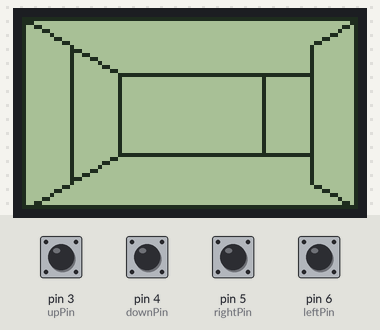
Recording of a sketch running on a simulated Arduino Uno, built with avr-gcc and run on an emulated ATmega328P. On the bench: 84×48 one-colour display. The test bench sets the inputs (shaded band); at power-on: pin 3 (upPin), pin 4 (downPin), pin 5 (rightPin), pin 6 (leftPin) HIGH. What the sketch prints to the serial monitor is not drawn.

Above: at 1.2 s.
1.3 s: pin 3 (upPin) pulled LOW for 0.15 s
At 2.7 s:
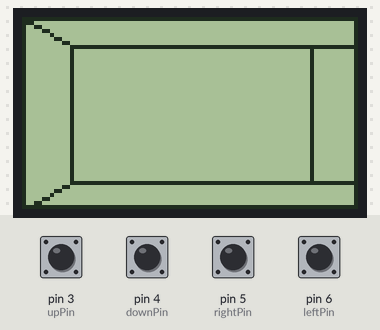
3.0 s: pin 5 (rightPin) pulled LOW for 1 s
At 5.3 s:
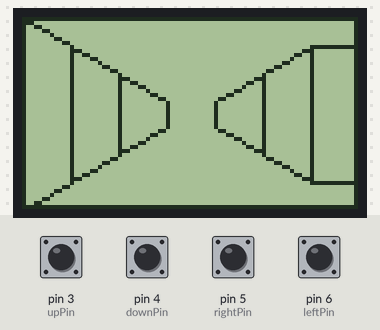
5.6 s: pin 4 (downPin) pulled LOW for 0.15 s
At 7.0 s:
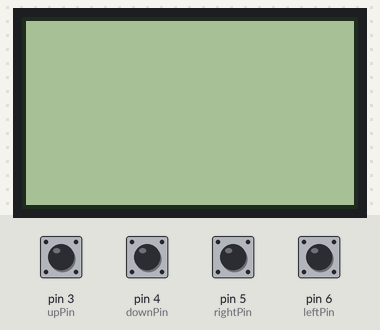
7.3 s: pin 3 (upPin) pulled LOW for 1 s
At 8.44 s:
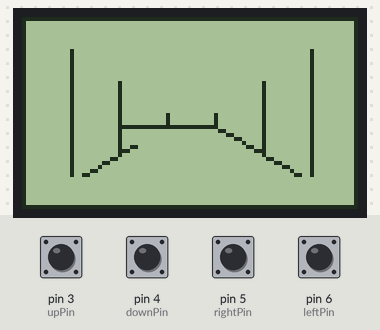
9.9 s: pin 4 (downPin) pulled LOW for 1 s
At 11.1 s:
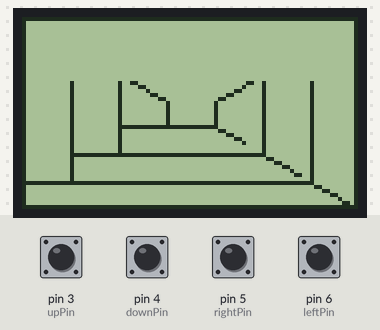
12.6 s: pin 3 (upPin) driven LOW
At 13.9 s:
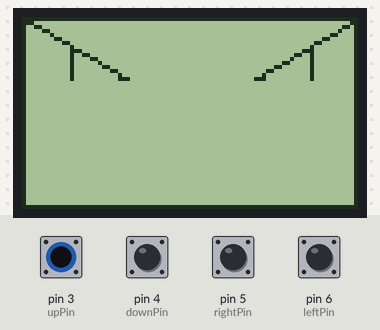
Timing chart, 0 to 15.6 s (numbered marks = the images above; inputs shaded):
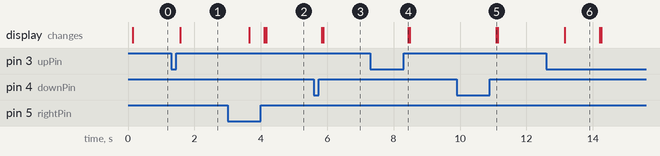

The sketch:

_3D_Maze_06c.ino
```cpp
// Arduino 3D Maze v0.0 by Hari Wiguna, 2016
// v0.4 - Draws real maze
// v0.5 - Move forward
// v0.6 - Buttons
// v0.6c - fixing front/back walls, hide what's obscured

#include "U8glib.h"
U8GLIB_PCD8544 u8g(13, 11, 9, 8, 10); // SPI Com: SCK = 13, MOSI = 11, CS = 9, A0/DataCommand = 8, Reset = 10

#include "Point.h"
#include "Debug.h"
#include "Maze.h"
#include "Buttons.h"

//=== Preferences ==
int potPin = A0;

//== Screen ==
u8g_uint_t screenWidth, screenHeight;
u8g_uint_t screenHalfWidth, screenHalfHeight;

//== 3D calculations ==
u8g_uint_t hInset;
float ratio;
u8g_uint_t shift;
u8g_uint_t x0, y0;
const int steps = 3; // todo

//== Animation ==
unsigned long timeToMove;
unsigned long timeToDebug;
u8g_uint_t zoom = 0;
u8g_uint_t zoomSpeed = 1;

//== Drawing ==
bool hasFrontLeftWall;
bool hasFrontWall;
bool hasFrontRightWall;
bool hasBackLeftWall;
bool hasBackWall;
bool hasBackRightWall;
bool blocked;

bool Look(byte row, byte col)
{
  return bitRead(maze[row][0], 7 - col);
}

void LookNorth(byte row, byte col)
{
  hasFrontLeftWall = Look(row, col - 1);
  hasFrontWall     = Look(row, col);
  hasFrontRightWall= Look(row, col + 1);
  hasBackLeftWall  = Look(row - 1, col - 1);
  hasBackWall      = Look(row - 1, col);
  hasBackRightWall = Look(row - 1, col + 1);
}

void LookEast(byte row, byte col)
{
  hasFrontLeftWall = Look(row - 1, col);
  hasFrontWall     = Look(row, col);
  hasFrontRightWall= Look(row + 1, col);
  hasBackLeftWall  = Look(row - 1, col + 1);
  hasBackWall      = Look(row,  col + 1);
  hasBackRightWall = Look(row + 1, col + 1);
}

void LookSouth(byte row, byte col)
{
  hasFrontLeftWall = Look(row, col + 1);
  hasFrontWall     = Look(row, col);
  hasFrontRightWall= Look(row, col - 1);
  hasBackLeftWall  = Look(row + 1, col + 1);
  hasBackWall      = Look(row + 1, col);
  hasBackRightWall = Look(row + 1, col - 1);
}

void LookWest(byte row, byte col)
{
  hasFrontLeftWall = Look(row + 1, col);
  hasFrontWall     = Look(row,     col);
  hasFrontRightWall= Look(row - 1, col);
  hasBackLeftWall  = Look(row + 1, col - 1);
  hasBackWall      = Look(row,     col - 1);
  hasBackRightWall = Look(row - 1, col - 1);
}


void XToCorners(u8g_uint_t x, Point* points) {
  u8g_uint_t y = (u8g_uint_t)(1.0 * x * ratio);
  points[0].Set(x0 - x, y0 - y); // 0 = top left
  points[1].Set(x0 + x, y0 - y); // 1 = top right
  points[2].Set(x0 + x, y0 + y); // 2 = bottom right
  points[3].Set(x0 - x, y0 + y); // 3 = bottom left
}

void DrawFrontLeftWall(Point* outs, Point* ins)
{
  u8g.drawLine(outs[0].X, outs[0].Y, ins[0].X, ins[0].Y);
  u8g.drawLine(ins[0].X, ins[0].Y, ins[3].X, ins[3].Y);
  u8g.drawLine(ins[3].X, ins[3].Y, outs[3].X, outs[3].Y);
}

void DrawFrontRightWall(Point* outs, Point* ins)
{
  u8g.drawLine(outs[1].X, outs[1].Y, ins[1].X, ins[1].Y);
  u8g.drawLine(ins[1].X, ins[1].Y, ins[2].X, ins[2].Y);
  u8g.drawLine(ins[2].X, ins[2].Y, outs[2].X, outs[2].Y);
}

void DrawBackLeftWall(Point* outs, Point* ins)
{
  u8g.drawLine(outs[0].X, ins[0].Y, ins[0].X, ins[0].Y);
  u8g.drawLine(ins[0].X, ins[0].Y, ins[3].X, ins[3].Y);
  u8g.drawLine(ins[3].X, ins[3].Y, outs[3].X, ins[3].Y);
}

void DrawBackRightWall(Point* outs, Point* ins)
{
  u8g.drawLine(outs[1].X, ins[1].Y, ins[1].X, ins[1].Y);
  u8g.drawLine(ins[1].X, ins[1].Y, ins[2].X, ins[2].Y);
  u8g.drawLine(ins[2].X, ins[2].Y, outs[2].X, ins[2].Y);
}

void DrawFrontWall(Point* outs, Point* ins)
{
  u8g.drawLine(outs[0].X, outs[0].Y, outs[1].X, outs[1].Y);
  u8g.drawLine(outs[1].X, outs[1].Y, outs[2].X, outs[2].Y);
  u8g.drawLine(outs[2].X, outs[2].Y, outs[3].X, outs[3].Y);
  u8g.drawLine(outs[3].X, outs[3].Y, outs[0].X, outs[0].Y);
}

void DrawBackWall(Point* outs, Point* ins)
{
  u8g.drawLine(ins[0].X, ins[0].Y, ins[1].X, ins[1].Y);
  u8g.drawLine(ins[1].X, ins[1].Y, ins[2].X, ins[2].Y);
  u8g.drawLine(ins[2].X, ins[2].Y, ins[3].X, ins[3].Y);
  u8g.drawLine(ins[3].X, ins[3].Y, ins[0].X, ins[0].Y);
}

void DebugWalls()
{
  if (millis() > timeToDebug)
  {
    Serial.println("--------------------------");
    Debug("hasFrontLeftWall",hasFrontLeftWall);
    Debug("hasFrontWall",hasFrontWall);
    Debug("hasFrontRightWall",hasFrontRightWall);
    Debug("hasBackLeftWall",hasBackLeftWall);
    Debug("hasBackWall",hasBackWall);
    Debug("hasBackRightWall",hasBackRightWall);
    timeToDebug = millis() + 2000;
  }
}
void DrawWalls(byte depth, byte col, byte row)
{
  Point outs[4], ins[4];
  XToCorners(screenHalfWidth - hInset * depth       + (depth == 0 ? 0 : zoom), outs);
  XToCorners(screenHalfWidth - hInset * (depth + 1) + zoom, ins);

  if (youDir == 0) LookNorth(row-depth, col);
  if (youDir == 1) LookEast(row, col+depth);
  if (youDir == 2) LookSouth(row+depth, col);
  if (youDir == 3) LookWest(row, col-depth);
  DebugWalls();

  if (hasFrontWall)
    DrawFrontWall(outs, ins);
  else
  {
    if (hasBackWall) DrawBackWall(outs, ins);

    if (hasFrontLeftWall) DrawFrontLeftWall(outs, ins);
    else if (hasBackLeftWall) DrawBackLeftWall(outs, ins);

    if (hasFrontRightWall) DrawFrontRightWall(outs, ins);
    else if (hasBackRightWall) DrawBackRightWall(outs, ins);
  }
}

void DrawMaze()
{
  u8g.drawFrame(0, 0, screenWidth, screenHeight);

  blocked = false; // Assume there's nothing in front of us
  for (byte depth = 0; depth < 3; depth++)
    if (!blocked) {
      DrawWalls(depth, youCol, youRow);
      blocked = hasFrontWall || hasBackWall;
    }
}

void MoveNorth()
{
  youRow -= rowDir; if (youRow < 0) youRow = 7;
}

void MoveSouth()
{
  youRow += rowDir; if (youRow > 7) youRow = 0;
}

void MoveEast()
{
  youCol += colDir; if (youCol > 7) youCol = 0;
}

void MoveWest()
{
  youCol -= colDir; if (youCol < 0) youCol = 7;
}

void Move()
{
  if (millis() > timeToMove) {
    zoom += zoomSpeed;
    if (zoom >= hInset)
    {
      zoom = 0;
      //      MoveNorth();
      //    MoveSouth();
      //    MoveEast();
      //    MoveWest();
    }
    timeToMove = millis() + 100;
  }
}

void setup(void) {
  Serial.begin(9600);
  u8g.setRot180();  // flip screen
  screenWidth = u8g.getWidth();
  screenHeight = u8g.getHeight();
  x0 = screenHalfWidth = screenWidth / 2;
  y0 = screenHalfHeight = screenHeight / 2;
  hInset = screenWidth / 7;
  ratio = 1.0 * screenHalfHeight / screenHalfWidth;
  pinMode(upPin, INPUT_PULLUP);
  pinMode(downPin, INPUT_PULLUP);
  pinMode(leftPin, INPUT_PULLUP);
  pinMode(rightPin, INPUT_PULLUP);
}

void loop(void) {
  u8g.firstPage();
  do {
    CheckButtons();
    DrawMaze();
  } while ( u8g.nextPage() );
}
```

Buttons.h
```cpp
byte upPin = 3;
byte downPin = 4;
byte leftPin = 6;
byte rightPin = 5;

int youRow = 6, youCol = 1, youDir = 0, rowDir = -1, colDir = 0;

void TurnLeft()
{
  youDir--;
  if (youDir < 0) youDir = 3;
}

void TurnRight()
{
  youDir++;
  if (youDir > 3) youDir = 0;
}

void MoveForward()
{
  if (youDir == 0 && youRow > 0) youRow--; // Facing North
  if (youDir == 1 && youCol < 7) youCol++; // Facing East
  if (youDir == 2 && youRow < 7) youRow++; // Facing South
  if (youDir == 3 && youCol > 0) youCol--; // Facing West
}

void MoveBackward()
{
  if (youDir == 0 && youRow < 7) youRow++; // Facing North
  if (youDir == 1 && youCol > 0) youCol--; // Facing East
  if (youDir == 2 && youRow > 0) youRow--; // Facing South
  if (youDir == 3 && youCol < 7) youCol++; // Facing West
}

void GoHome()
{
  youRow = 6;
  youCol = 1;
  youDir = 0;
}

void CheckButtons()
{
  int oldRow = youRow;
  int oldCol = youCol;
  int oldDir = youDir;

  if (!digitalRead(leftPin)) TurnLeft();
  if (!digitalRead(rightPin)) TurnRight();
  if (!digitalRead(upPin)) MoveForward();
  if (!digitalRead(downPin)) MoveBackward();

  if (youRow != oldRow || youCol != oldCol || youDir != oldDir) {
    Serial.println("==============");
    Debug("youRow", youRow);
    Debug("youCol", youCol);
    Debug("youDir", youDir);
    delay(200);
  }
}
```

Debug.h
```cpp
void Debug(String label, int value)
{
  Serial.print(label);
  Serial.print("=");
  Serial.println(value);
}

void DebugPoint(String label, Point point)
{
  Serial.print(label);
  Serial.print("=(");
  Serial.print(point.X);
  Serial.print(",");
  Serial.print(point.Y);
  Serial.println(")");
}
```

Maze.h
```cpp
//== Maze ==
byte maze[][1] = {
  {B11111111},
  {B10000111},
  {B10110111},
  {B10000001},
  {B11110101},
  {B10000101},
  {B10111101},
  {B11111111},
};
```

Point.cpp
```cpp
#include "U8glib.h"
#include "Point.h"

void Point::Set(u8g_uint_t x, u8g_uint_t y)
{
  X = x;
  Y = y;
}
```

Point.h
```cpp
#ifndef Point_h
#define Point_h

#include "U8glib.h"

class Point
{
  public:
    void Set(u8g_uint_t x, u8g_uint_t y);
    u8g_uint_t X;
    u8g_uint_t Y;
};

#endif
```

Measured:
- after the input at 1.3 s, the display: changes after 0.28 s (image 1)
- after the input at 3.0 s, the display: first changes after 0.65 s (image 2 shows a later state)
- after the input at 5.6 s, the display: first changes after 0.23 s (image 3 shows a later state)
- after the input at 7.3 s, the display: changes after 1.1 s (image 4)
- after the input at 9.9 s, the display: changes after 1.2 s (image 5)
- after the input at 12.6 s, the display: changes after 0.55 s (image 6)
- what the display in image 6 shows lasts 1.1 s, from 13.1 s to 14.2 s
